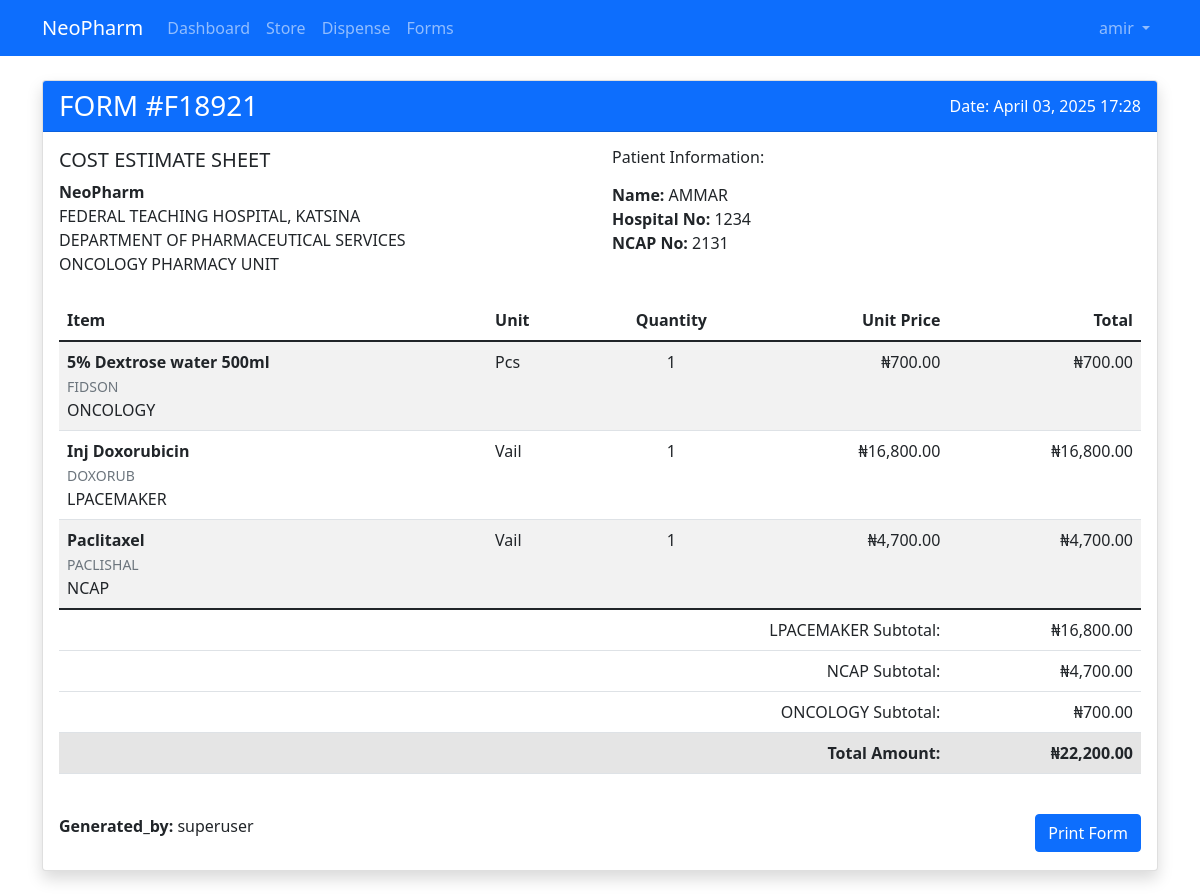
Page /forms/F18921/ (signed in) on the committed database.
### pharmacy/models.py (models this page shows, shortened)
class User(AbstractUser):
    groups = models.ManyToManyField(Group, related_name="pharmacy_user_groups", blank=True)
    user_permissions = models.ManyToManyField(Permission, related_name="pharmacy_user_permissions", blank=True)
    username = models.CharField(max_length=200, null=True, blank=True)
    mobile = models.CharField(max_length=20, unique=True)
    USERNAME_FIELD = 'mobile'
    REQUIRED_FIELDS = ['username']

class Form(models.Model):
    form_id = ShortUUIDField(
        length=5,
        max_length=50,
        prefix="F",
        alphabet="0123456789",
        unique=True
    )
    buyer_name = models.CharField(max_length=255, null=True, blank=True)
    hospital_no = models.CharField(max_length=100, null=True, blank=True)
    ncap_no = models.CharField(max_length=100, null=True, blank=True)
    total_amount = models.DecimalField(max_digits=10, decimal_places=2)
    date = models.DateTimeField(auto_now_add=True)
    dispensed_by = models.ForeignKey(settings.AUTH_USER_MODEL, on_delete=models.SET_NULL, null=True)
    class Meta:
        db_table = 'pharmacy_form'

class FormItem(models.Model):
    form = models.ForeignKey(Form, on_delete=models.CASCADE, related_name='items')
    drug_name = models.CharField(max_length=255)
    drug_brand = models.CharField(max_length=255, null=True, blank=True)
    drug_type = models.CharField(max_length=50)  # LPACEMAKER, NCAP, ONCOLOGY
    unit = models.CharField(max_length=50)
    quantity = models.PositiveIntegerField()
    price = models.DecimalField(max_digits=12, decimal_places=2)
    subtotal = models.DecimalField(max_digits=12, decimal_places=2)

### pharmacy/views.py (the view)
# urls.py: path('forms/<str:form_id>/', views.view_form, name='view_form'),
@login_required
def view_form(request, form_id):
    form = get_object_or_404(Form, form_id=form_id)
    form_items = FormItem.objects.filter(form=form)
    items = []
    category_totals = {
        'LPACEMAKER': Decimal('0.00'),
        'NCAP': Decimal('0.00'),
        'ONCOLOGY': Decimal('0.00')
    }
    for form_item in form_items:
        item_data = {
            'name': form_item.drug_name,
            'brand': form_item.drug_brand,
            'unit': form_item.unit,
            'quantity': form_item.quantity,
            'price': form_item.price,
            'subtotal': form_item.subtotal,
            'drug_type': form_item.drug_type
        }
        items.append(item_data)
        if form_item.drug_type in category_totals:
            category_totals[form_item.drug_type] += form_item.subtotal
    total_amount = sum(item['subtotal'] for item in items) if items else form.total_amount
    context = {
        'form': form,
        'items': items,
        'category_totals': category_totals,
        'total_amount': total_amount
    }
    return render(request, 'store/form_detail.html', context)

### pharmacy/templates/store/form_detail.html (shortened to what this page needs)
{% extends 'base.html' %}
{% load humanize %}
{% block content %}
<div class="container my-4">
    <div class="card shadow">
        <div class="card-header bg-primary text-white">
            <div class="d-flex justify-content-between align-items-center">
                <h3 class="mb-0">FORM #{{ form.form_id }}</h3>
                <p class="mb-0">Date: {{ form.date|date:"F d, Y H:i" }}</p>
            </div>
        </div>
        <div class="card-body">
            <div class="row mb-4">
                <div class="col-sm-6">
                    <h5>COST ESTIMATE SHEET</h5>
                    <div>
                        <strong>NeoPharm</strong>
                    </div>
                    <div>FEDERAL TEACHING HOSPITAL, KATSINA</div>
                    <div>DEPARTMENT OF PHARMACEUTICAL SERVICES</div>
                    <div>ONCOLOGY PHARMACY UNIT</div>
                </div>
                <div class="col-sm-6">
                    <h6 class="mb-3">Patient Information:</h6>
                    <div><strong>Name:</strong> {{ form.buyer_name }}</div>
                    <div><strong>Hospital No:</strong> {{ form.hospital_no }}</div>
                    {% if form.ncap_no %}
                    <div><strong>NCAP No:</strong> {{ form.ncap_no }}</div>
                    {% endif %}
                </div>
            </div>
            <div class="table-responsive">
                <table class="table table-striped">
                    <thead>
                        <tr>
                            <th>Item</th>
                            <th>Unit</th>
                            <th class="text-center">Quantity</th>
                            <th class="text-end">Unit Price</th>
                            <th class="text-end">Total</th>
                        </tr>
                    </thead>
                    <tbody>
                        {% for item in items %}
                            <tr>
                                <td>
                                    <strong>{{ item.name }}</strong>
                                    <br>
                                    <small class="text-muted">{{ item.brand }}</small>
                                    <br>
                                    <span class="drug-type-badge drug-type-{{ item.drug_type }}">
                                        {{ item.drug_type }}
                                    </span>
                                </td>
                                <td>{{ item.unit }}</td>
                                <td class="text-center">{{ item.quantity }}</td>
                                <td class="text-end">₦{{ item.price|floatformat:2|intcomma }}</td>
                                <td class="text-end">₦{{ item.subtotal|floatformat:2|intcomma }}</td>
                            </tr>
                        {% endfor %}
                    </tbody>
                    <tfoot>
                        {% if category_totals.LPACEMAKER > 0 %}
                        <tr class="category-total-row lpacemaker-row">
                            <td colspan="4" class="text-end"><span class="drug-type-badge drug-type-LPACEMAKER">LPACEMAKER</span> Subtotal:</td>
                            <td class="text-end">₦{{ category_totals.LPACEMAKER|floatformat:2|intcomma }}</td>
                        </tr>
                        {% endif %}
                        {% if category_totals.NCAP > 0 %}
                        <tr class="category-total-row ncap-row">
                            <td colspan="4" class="text-end"><span class="drug-type-badge drug-type-NCAP">NCAP</span> Subtotal:</td>
                            <td class="text-end">₦{{ category_totals.NCAP|floatformat:2|intcomma }}</td>
                        </tr>
                        {% endif %}
                        {% if category_totals.ONCOLOGY > 0 %}
                        <tr class="category-total-row oncology-row">
                            <td colspan="4" class="text-end"><span class="drug-type-badge drug-type-ONCOLOGY">ONCOLOGY</span> Subtotal:</td>
                            <td class="text-end">₦{{ category_totals.ONCOLOGY|floatformat:2|intcomma }}</td>
                        </tr>
                        {% endif %}
                        <tr class="table-active">
                            <td colspan="4" class="text-end"><strong>Total Amount:</strong></td>
                            <td class="text-end"><strong>₦{{ total_amount|floatformat:2|intcomma }}</strong></td>
                        </tr>
                    </tfoot>
                </table>
            </div>
            <div class="row mt-4">
                <div class="col-sm-6">
                    <p><strong>Generated_by:</strong> {{ form.dispensed_by.get_full_name|default:form.dispensed_by.username }}</p>
                </div>
                <div class="col-sm-6 text-end">
                    <button onclick="window.print()" class="btn btn-primary no-print">
                         Print Form
                    </button>
                </div>
            </div>
        </div>
    </div>
</div>
{% endblock %}

### templates/base.html (shortened to what this page needs)
<!DOCTYPE html>
<html lang="en">
<head>
    <link href="https://cdn.jsdelivr.net/npm/bootstrap@5.1.3/dist/css/bootstrap.min.css" rel="stylesheet">
</head>
<body>
    <nav class="navbar navbar-expand-lg navbar-dark bg-primary">
        <div class="container">
            <a class="navbar-brand" href="{% url 'store:dashboard' %}">NeoPharm</a>
            <div class="collapse navbar-collapse" id="navbarNav">
                <ul class="navbar-nav me-auto">
                    <li class="nav-item">
                        <a class="nav-link" href="{% url 'store:dashboard' %}">
                             Dashboard
                        </a>
                    </li>
                    <li class="nav-item">
                        <a class="nav-link" href="{% url 'store:store' %}">
                             Store
                        </a>
                    </li>
                    <li class="nav-item">
                        <a class="nav-link" href="{% url 'store:dispense' %}">
                             Dispense
                        </a>
                    </li>
                    <li class="nav-item">
                        <a class="nav-link" href="{% url 'store:forms' %}">
                             Forms
                        </a>
                    </li>
                </ul>
                <ul class="navbar-nav">
                    {% if user.is_authenticated %}
                    <li class="nav-item dropdown">
                        <a class="nav-link dropdown-toggle" href="#" id="userDropdown" role="button"
                           data-bs-toggle="dropdown">
                            {% if user.username %}
                                {{ user.username }}
                            {% else %}
                                {{ user.mobile }}
                            {% endif %}
                        </a>
                    </li>
                    {% else %}
                    <li class="nav-item">
                        <a class="nav-link" href="{% url 'store:index' %}">Login</a>
                    </li>
                    {% endif %}
                </ul>
            </div>
        </div>
    </nav>
    {% block content %}
    {% endblock %}
</body>
</html>

### rows in the picture
User: username "amir"
Form: form_id "F18921", date "April 03, 2025 17:28", buyer_name "AMMAR", hospital_no "1234", ncap_no "2131", dispensed_by.get_full_name "superuser"
FormItem: name "5% Dextrose water 500ml", brand "FIDSON", drug_type "ONCOLOGY", unit "Pcs", price "700.00", subtotal "700.00"
FormItem: name "Inj Doxorubicin", brand "DOXORUB", drug_type "LPACEMAKER", unit "Vail", price "16,800.00", subtotal "16,800.00"
FormItem: name "Paclitaxel", brand "PACLISHAL", drug_type "NCAP", unit "Vail", price "4,700.00", subtotal "4,700.00"

### other values in the picture
{{ item.quantity }} "1" "1" "1"
{{ category_totals.LPACEMAKER|floatformat:2|intcomma }} "16,800.00"
{{ category_totals.NCAP|floatformat:2|intcomma }} "4,700.00"
{{ category_totals.ONCOLOGY|floatformat:2|intcomma }} "700.00"
{{ total_amount|floatformat:2|intcomma }} "22,200.00"
